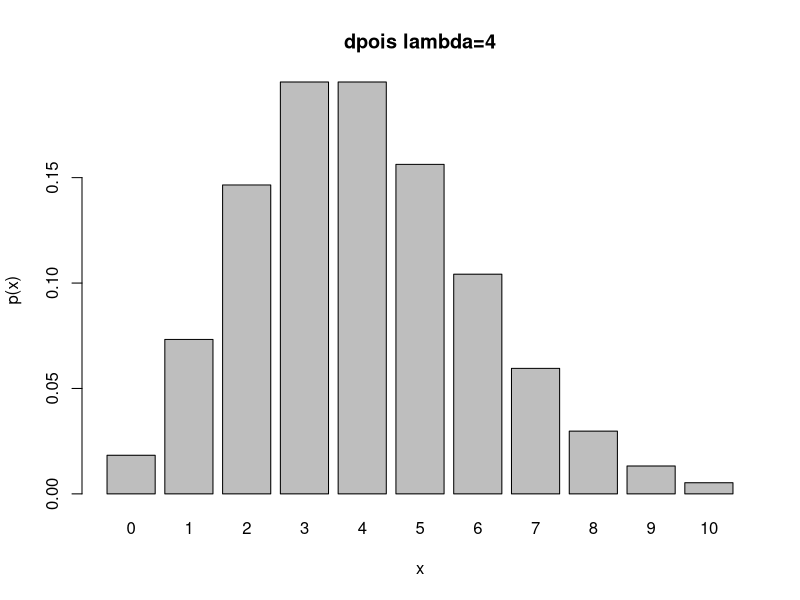
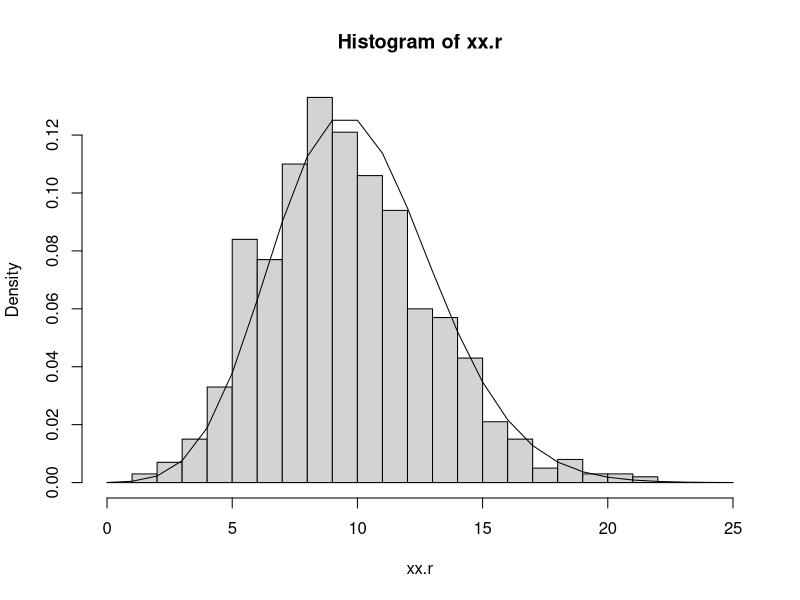
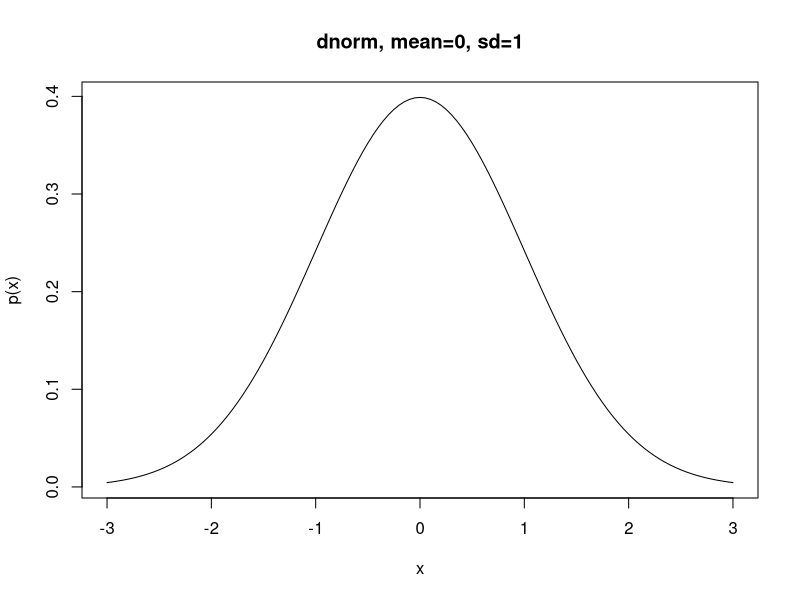
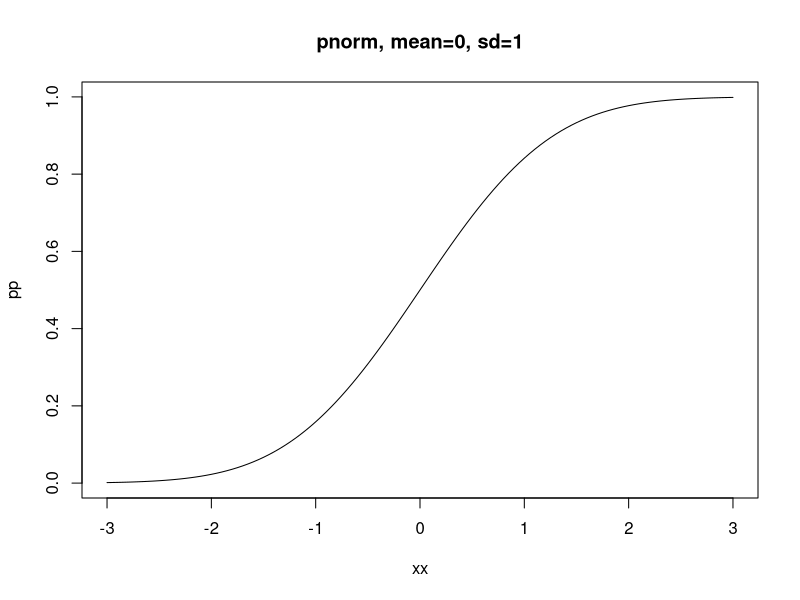
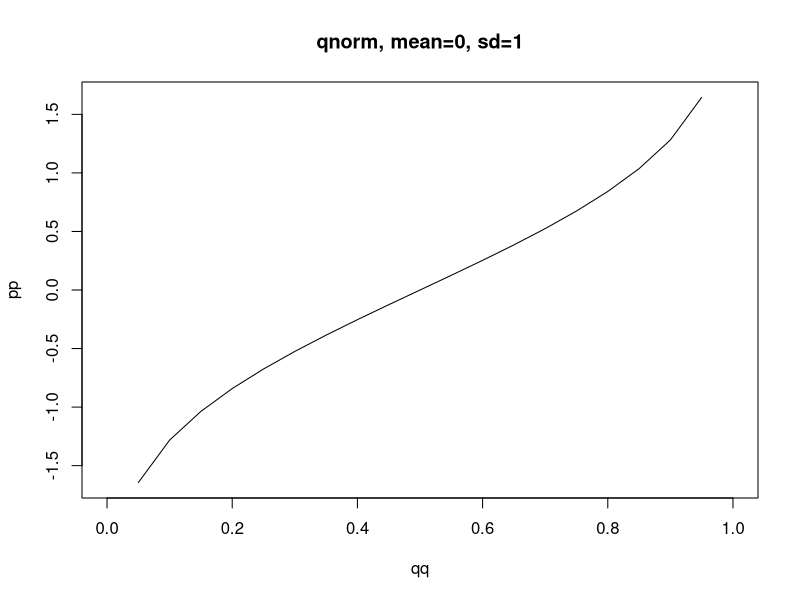
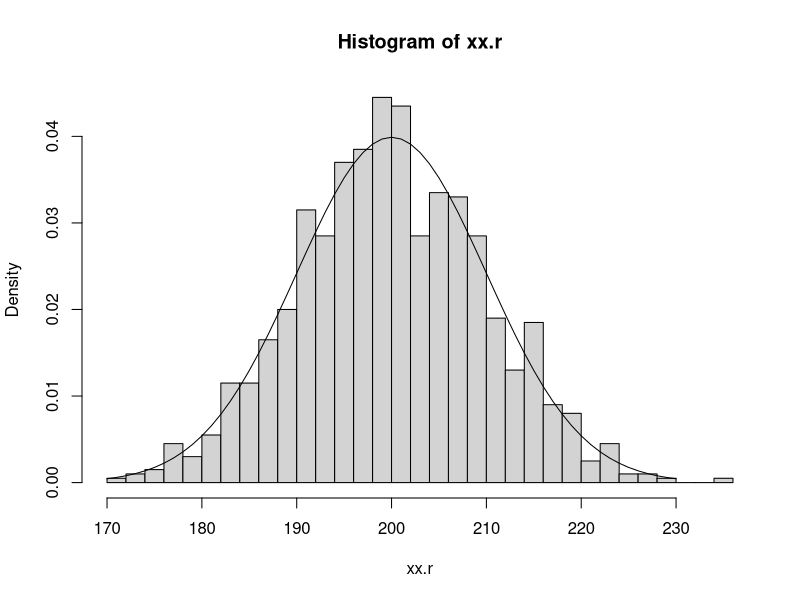

Reproduce these figures in R, in order.
## ---- chunk 1
knitr::opts_chunk$set(echo = TRUE)
library(png)
library(grid)
set.seed(42)
## ---- chunk 2
xx = seq(0,10)
pp = dpois(xx, 4)
barplot(pp, names=xx, main="dpois lambda=4",
        xlab = "x", ylab = "p(x)")
## ---- chunk 3
dpois(2, 4)
## ---- chunk 4
ppois(2,4)
## ---- chunk 5
ppois(2,4, lower.tail = FALSE)
## ---- chunk 6
1-ppois(2,4, lower.tail = TRUE)
## ---- chunk 7
qpois(0.05, 4)
## ---- chunk 8
qpois(0.05, 4, lower.tail=FALSE)
## ---- chunk 9
rpois(1, 10)
## ---- chunk 10
xx.r = rpois(1000, 10)
hist(xx.r, breaks=seq(0,25), freq=FALSE)
xx.u = seq(0,25,by=1)
pp = dpois(xx.u, 10)
lines(xx.u, pp)
## ---- chunk 11
xx = seq(-3,3,by=0.05)
pp = dnorm(xx, 0, 1)
plot(xx, pp, type='l', main="dnorm, mean=0, sd=1",
        xlab = "x", ylab = "p(x)")
## ---- chunk 12
xx = c(2.7, 12.4)
dnorm(xx, 10, 5)
## ---- chunk 13
pnorm(0, mean=0, sd=1)
## ---- chunk 14
pnorm(27.4, 50, 20)
## ---- chunk 15
pnorm(19, 17.46, 19.38, lower.tail = FALSE)
## ---- chunk 16
xx = seq(-3,3,by=0.05)
pp = pnorm(xx, 0, 1)
plot(xx, pp, type='l', main="pnorm, mean=0, sd=1")
## ---- chunk 17
qnorm(0.9, 4000, 250)
## ---- chunk 18
qq = seq(0,1,by=0.05)
pp = qnorm(qq, 0, 1)
plot(qq, pp, type='l', main="qnorm, mean=0, sd=1")
## ---- chunk 19
rnorm(1,0,1)
## ---- chunk 20
xx.r = rnorm(1000,mean=200,sd=10)
hist(xx.r, breaks=40, freq=FALSE)
xx.u = seq(170,230,by=1)
pp = dnorm(xx.u, 200, 10)
lines(xx.u, pp)
## ---- chunk 21
aragorn = rnorm(50, mean=180, sd=10)
## ---- chunk 22
gimli = rnorm(50, mean=132, sd=15)
## ---- chunk 23
t.test(aragorn, gimli, alternative="two.sided")
## ---- chunk 24
t.test(aragorn, gimli, alternative="greater")
## ---- chunk 25
legolas = rnorm(50, 195, 15)
actors = c(rep("Aragorn", 50), rep("Gimli", 50), rep("Legolas", 50))
heights = c(aragorn, gimli, legolas)
fit = aov(heights ~ actors)
## ---- chunk 26
aov(heights ~ actors)
## ---- chunk 27
summary(aov(heights ~ actors))
## ---- chunk 28
var.test(aragorn,gimli)
## ---- chunk 29
cor(iris$Sepal.Length, iris$Sepal.Width)
## ---- chunk 30
cor.test(iris$Sepal.Length, iris$Sepal.Width)
## ---- chunk 31
deer = read.csv("Deer.csv")
table(deer$Sex)
## ---- chunk 32
chisq.test(table(deer$Sex))
## ---- chunk 33
table(deer$Sex, deer$Tb)
## ---- chunk 34
chisq.test(table(deer$Sex, deer$Tb))
